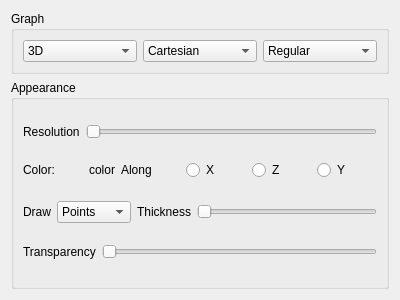
<?xml version="1.0" encoding="UTF-8"?>
<ui version="4.0">
 <class>Form</class>
 <widget class="QWidget" name="Form">
  <property name="geometry">
   <rect>
    <x>0</x>
    <y>0</y>
    <width>400</width>
    <height>300</height>
   </rect>
  </property>
  <property name="windowTitle">
   <string>Form</string>
  </property>
  <layout class="QVBoxLayout" name="verticalLayout">
   <item>
    <widget class="QGroupBox" name="groupBox_2">
     <property name="sizePolicy">
      <sizepolicy hsizetype="Preferred" vsizetype="Fixed">
       <horstretch>0</horstretch>
       <verstretch>0</verstretch>
      </sizepolicy>
     </property>
     <property name="minimumSize">
      <size>
       <width>0</width>
       <height>50</height>
      </size>
     </property>
     <property name="title">
      <string>Graph</string>
     </property>
     <layout class="QHBoxLayout" name="horizontalLayout_12">
      <item>
       <layout class="QHBoxLayout" name="horizontalLayout_7">
        <item>
         <widget class="QComboBox" name="comboBox">
          <property name="cursor">
           <cursorShape>PointingHandCursor</cursorShape>
          </property>
          <property name="styleSheet">
           <string notr="true"/>
          </property>
          <item>
           <property name="text">
            <string>3D</string>
           </property>
          </item>
          <item>
           <property name="text">
            <string>2D</string>
           </property>
          </item>
         </widget>
        </item>
        <item>
         <widget class="QComboBox" name="comboBox_3">
          <property name="cursor">
           <cursorShape>PointingHandCursor</cursorShape>
          </property>
          <item>
           <property name="text">
            <string>Cartesian</string>
           </property>
          </item>
          <item>
           <property name="text">
            <string>Cylindrical</string>
           </property>
          </item>
          <item>
           <property name="text">
            <string>Spherical</string>
           </property>
          </item>
         </widget>
        </item>
        <item>
         <widget class="QComboBox" name="comboBox_2">
          <property name="cursor">
           <cursorShape>PointingHandCursor</cursorShape>
          </property>
          <item>
           <property name="text">
            <string>Regular</string>
           </property>
          </item>
          <item>
           <property name="text">
            <string>Implicit</string>
           </property>
          </item>
          <item>
           <property name="text">
            <string>Parametric</string>
           </property>
          </item>
          <item>
           <property name="text">
            <string>Table</string>
           </property>
          </item>
          <item>
           <property name="text">
            <string>From Plots</string>
           </property>
          </item>
         </widget>
        </item>
       </layout>
      </item>
     </layout>
    </widget>
   </item>
   <item>
    <widget class="QGroupBox" name="groupBox">
     <property name="title">
      <string>Appearance</string>
     </property>
     <layout class="QVBoxLayout" name="verticalLayout_7">
      <item>
       <layout class="QHBoxLayout" name="horizontalLayout_8">
        <item>
         <widget class="QLabel" name="label">
          <property name="text">
           <string>Resolution</string>
          </property>
         </widget>
        </item>
        <item>
         <widget class="QSlider" name="horizontalSlider">
          <property name="cursor">
           <cursorShape>PointingHandCursor</cursorShape>
          </property>
          <property name="styleSheet">
           <string notr="true"/>
          </property>
          <property name="orientation">
           <enum>Qt::Horizontal</enum>
          </property>
         </widget>
        </item>
       </layout>
      </item>
      <item>
       <layout class="QHBoxLayout" name="horizontalLayout_9">
        <property name="sizeConstraint">
         <enum>QLayout::SetNoConstraint</enum>
        </property>
        <item>
         <widget class="QLabel" name="label_2">
          <property name="text">
           <string>Color:</string>
          </property>
         </widget>
        </item>
        <item>
         <widget class="QLabel" name="label_3">
          <property name="sizePolicy">
           <sizepolicy hsizetype="Fixed" vsizetype="Fixed">
            <horstretch>0</horstretch>
            <verstretch>0</verstretch>
           </sizepolicy>
          </property>
          <property name="minimumSize">
           <size>
            <width>20</width>
            <height>20</height>
           </size>
          </property>
          <property name="text">
           <string>color</string>
          </property>
         </widget>
        </item>
        <item>
         <widget class="QLabel" name="label_4">
          <property name="text">
           <string>Along</string>
          </property>
         </widget>
        </item>
        <item>
         <widget class="QRadioButton" name="radioButton">
          <property name="cursor">
           <cursorShape>PointingHandCursor</cursorShape>
          </property>
          <property name="text">
           <string>X</string>
          </property>
         </widget>
        </item>
        <item>
         <widget class="QRadioButton" name="radioButton_3">
          <property name="cursor">
           <cursorShape>PointingHandCursor</cursorShape>
          </property>
          <property name="text">
           <string>Z</string>
          </property>
         </widget>
        </item>
        <item>
         <widget class="QRadioButton" name="radioButton_2">
          <property name="cursor">
           <cursorShape>PointingHandCursor</cursorShape>
          </property>
          <property name="text">
           <string>Y</string>
          </property>
         </widget>
        </item>
       </layout>
      </item>
      <item>
       <layout class="QHBoxLayout" name="horizontalLayout_10">
        <item>
         <widget class="QLabel" name="label_5">
          <property name="text">
           <string>Draw</string>
          </property>
         </widget>
        </item>
        <item>
         <widget class="QComboBox" name="comboBox_4">
          <property name="cursor">
           <cursorShape>PointingHandCursor</cursorShape>
          </property>
          <item>
           <property name="text">
            <string>Points</string>
           </property>
          </item>
          <item>
           <property name="text">
            <string>Surface</string>
           </property>
          </item>
          <item>
           <property name="text">
            <string>Contour</string>
           </property>
          </item>
          <item>
           <property name="text">
            <string>Lines</string>
           </property>
          </item>
          <item>
           <property name="text">
            <string>S+L</string>
           </property>
          </item>
         </widget>
        </item>
        <item>
         <widget class="QLabel" name="label_6">
          <property name="text">
           <string>Thickness</string>
          </property>
         </widget>
        </item>
        <item>
         <widget class="QSlider" name="horizontalSlider_2">
          <property name="cursor">
           <cursorShape>PointingHandCursor</cursorShape>
          </property>
          <property name="orientation">
           <enum>Qt::Horizontal</enum>
          </property>
         </widget>
        </item>
       </layout>
      </item>
      <item>
       <layout class="QHBoxLayout" name="horizontalLayout_11">
        <item>
         <widget class="QLabel" name="label_7">
          <property name="text">
           <string>Transparency</string>
          </property>
         </widget>
        </item>
        <item>
         <widget class="QSlider" name="horizontalSlider_3">
          <property name="cursor">
           <cursorShape>PointingHandCursor</cursorShape>
          </property>
          <property name="orientation">
           <enum>Qt::Horizontal</enum>
          </property>
         </widget>
        </item>
       </layout>
      </item>
     </layout>
    </widget>
   </item>
  </layout>
 </widget>
 <resources/>
 <connections/>
</ui>
